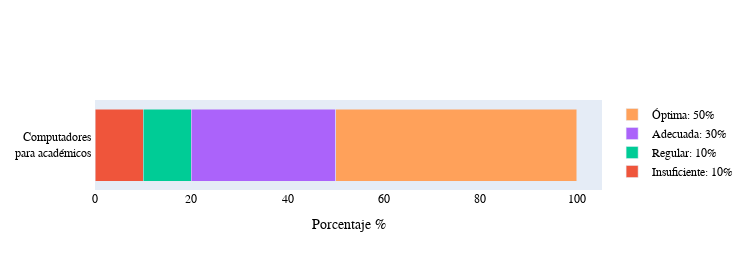

The code cell stored with this chart in its notebook:
### Code cell
opinion_computers(path_file_sorted)

### Figure 1 — Plotly figure (JSON) as saved in the notebook; plotly's stock layout.template omitted (floating-point values rounded to 4 significant figures)
{"data": [{"name": "Muy insuficiente: 9.1%", "orientation": "h", "type": "bar", "x": [], "y": ["Computadores <br> para académicos "]}, {"name": "Insuficiente: 10%", "orientation": "h", "type": "bar", "x": [10], "y": ["Computadores <br> para académicos "]}, {"name": "Regular: 10%", "orientation": "h", "type": "bar", "x": [10], "y": ["Computadores <br> para académicos "]}, {"name": "Adecuada: 30%", "orientation": "h", "type": "bar", "x": [30], "y": ["Computadores <br> para académicos "]}, {"name": "Óptima: 50%", "orientation": "h", "type": "bar", "x": [50], "y": ["Computadores <br> para académicos "]}], "layout": {"barmode": "stack", "font": {"color": "black", "family": "Rockwell", "size": 12}, "height": 270, "legend": {"title": {"font": {"color": "green"}}}, "title": {"font": {"color": "black", "family": "Rockwell", "size": 12}, "text": ""}, "width": 750, "xaxis": {"title": {"text": "Porcentaje %"}}}}
